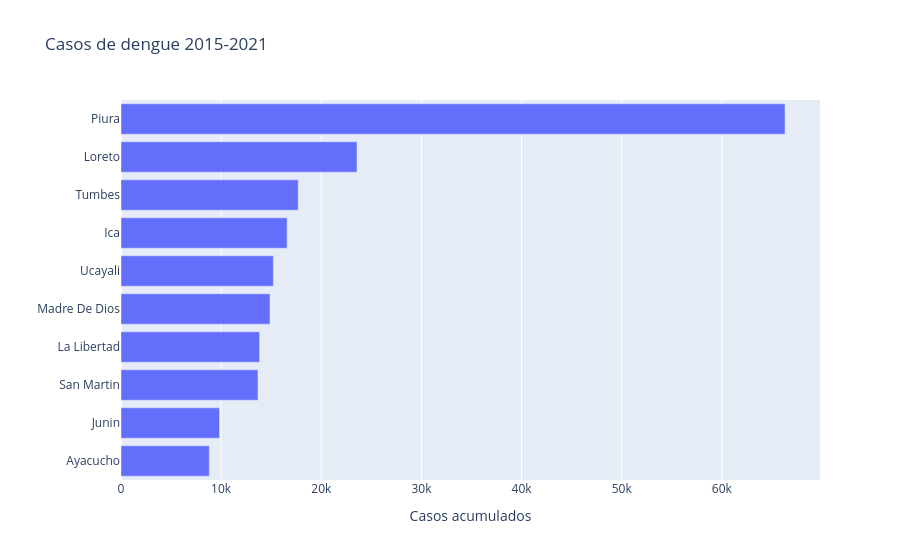

Notebook cell for this chart:
### Markdown cell above
### Barras horizontales: siempre mejor para nombres largos

Los nombres se leen sin girar la cabeza. `.sort_values` controla el orden.

### Code cell
fig = px.bar(top.sort_values("casos"), x="casos", y="departamento",
             orientation="h",
             title="Casos de dengue 2015-2021",
             labels={"casos": "Casos acumulados", "departamento": ""})
fig.show()

### Figure 1 — Plotly figure (JSON) as saved in the notebook; plotly's stock layout.template omitted (floating-point values rounded to 4 significant figures)
{"data": [{"hovertemplate": "Casos acumulados=%{x}<br>=%{y}<extra></extra>", "legendgroup": "", "marker": {"color": "#636efa", "pattern": {"shape": ""}}, "name": "", "orientation": "h", "showlegend": false, "textposition": "auto", "type": "bar", "x": [8818.0, 9841.0, 13680.0, 13840.0, 14880.0, 15210.0, 16590.0, 17690.0, 23570.0, 66310.0], "xaxis": "x", "y": ["Ayacucho", "Junin", "San Martin", "La Libertad", "Madre De Dios", "Ucayali", "Ica", "Tumbes", "Loreto", "Piura"], "yaxis": "y"}], "layout": {"barmode": "relative", "legend": {"tracegroupgap": 0}, "title": {"text": "Casos de dengue 2015-2021"}, "xaxis": {"anchor": "y", "domain": [0.0, 1.0], "title": {"text": "Casos acumulados"}}, "yaxis": {"anchor": "x", "domain": [0.0, 1.0], "title": {"text": ""}}}}
